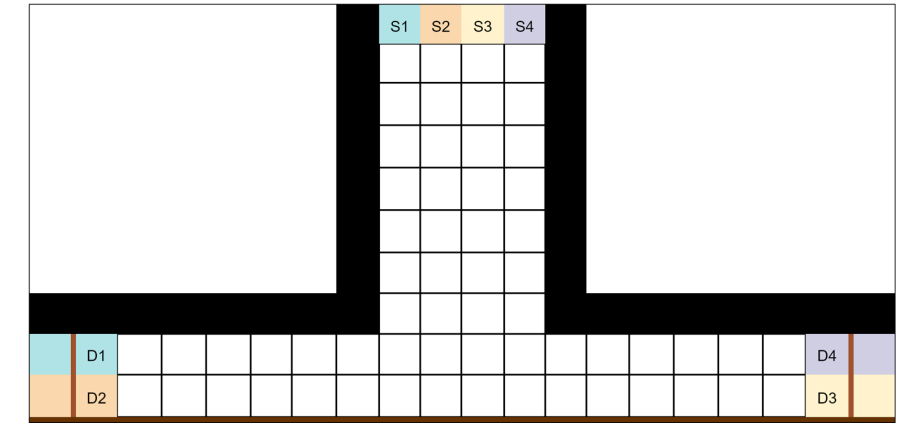
#> input picture OpenCV-testing/arena-img.png, 922 x 428 px, given in place of the camera
$ python hsv_range_finder.py
#> lines starting #> are read from the running program, lines starting #| are printed output that depends on the picture; after the words box and inside, x2 and y2 are one past the last pixel; in counts of white or black regions, pixels touching at a corner belong together
import cv2
import json
from numpy import *
import sys


def callback(x):
    pass


cap = cv2.VideoCapture(0)
cv2.namedWindow("HSV_Trackbars")

# range of Hue= 0-179, range of Saturation and Value = 0-255
cv2.createTrackbar("L_H", "HSV_Trackbars", 0, 179, callback)
#> slider 'L_H' is set to 35
cv2.createTrackbar("L_S", "HSV_Trackbars", 0, 255, callback)
#> slider 'L_S' is set to 51
cv2.createTrackbar("L_V", "HSV_Trackbars", 0, 255, callback)
#> slider 'L_V' is set to 51
cv2.createTrackbar("U_H", "HSV_Trackbars", 179, 179, callback)
cv2.createTrackbar("U_S", "HSV_Trackbars", 255, 255, callback)
cv2.createTrackbar("U_V", "HSV_Trackbars", 255, 255, callback)

def hsv_space_detector():
    try:
        while cap.isOpened():
            ret, rgb_frame = cap.read()
#> rgb_frame is the input picture: shape (428, 922, 3); mean B, G, R 208.1, 209.5, 210.2
            hsv_frame = cv2.cvtColor(rgb_frame, cv2.COLOR_BGR2HSV)
#> hsv_frame: shape (428, 922, 3); mean H, S, V 3.6, 6.6, 211.1

            lower_hue = cv2.getTrackbarPos("L_H", "HSV_Trackbars")
            lower_saturation = cv2.getTrackbarPos("L_S", "HSV_Trackbars")
            lower_value = cv2.getTrackbarPos("L_V", "HSV_Trackbars")
            upper_hue = cv2.getTrackbarPos("U_H", "HSV_Trackbars")
            upper_saturation = cv2.getTrackbarPos("U_S", "HSV_Trackbars")
            upper_value = cv2.getTrackbarPos("U_V", "HSV_Trackbars")

            lower_range = array([lower_hue, lower_saturation, lower_value])
            upper_range = array([upper_hue, upper_saturation, upper_value])

            mask = cv2.inRange(hsv_frame, lower_range, upper_range)
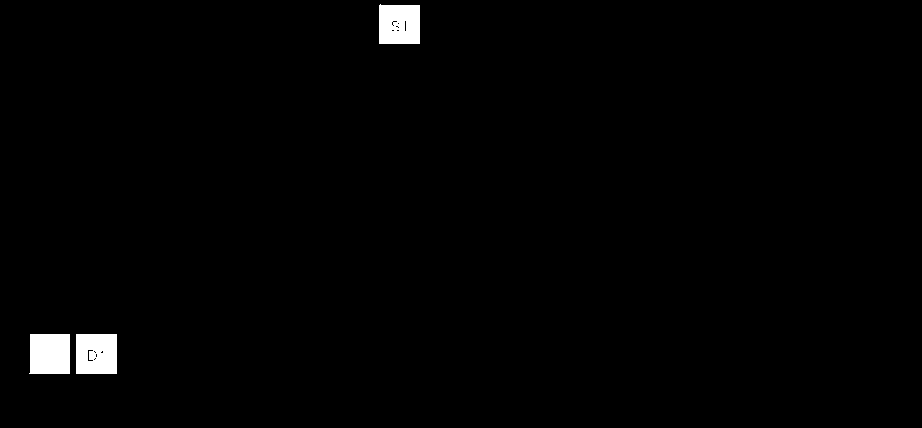
#> mask: shape (428, 922); 1.2% white; 3 white regions, box (x1, y1, x2, y2) and area: (76, 334, 117, 374) 1611, (29, 334, 70, 374) 1601, (379, 4, 420, 44) 1574
            res = cv2.bitwise_and(rgb_frame, rgb_frame, mask=mask)
            mask_3 = cv2.cvtColor(mask, cv2.COLOR_GRAY2BGR)

            stack = hstack((mask_3, rgb_frame, res))
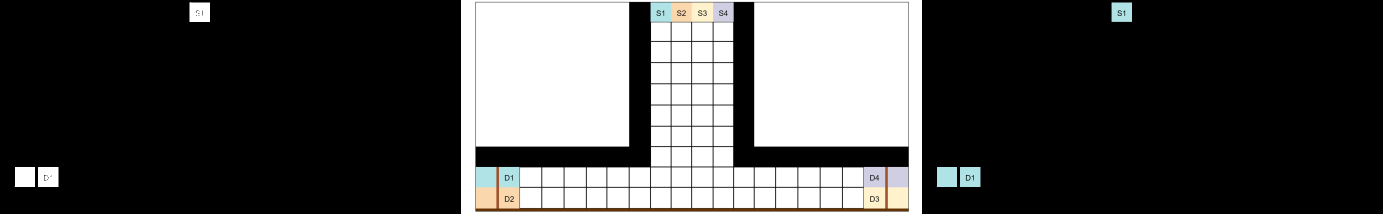
#> stack: shape (428, 2766, 3) (shown at 1/2 size); mean B, G, R 71.3, 71.8, 71.8
            cv2.imshow('Trackbars', cv2.resize(stack, None, fx=0.4, fy=0.4))
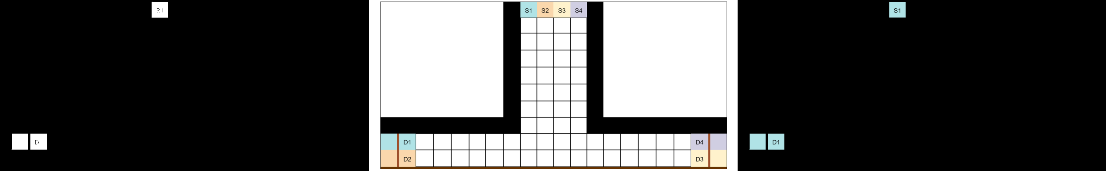
#> window 'Trackbars': shape (171, 1106, 3); mean B, G, R 71.4, 71.8, 71.9
            wait = cv2.waitKey(1) & 0xFF
#> (key Esc is pressed here)
            if wait == ord('n'):  # just exit on "n" keypress
                return False
            if wait == ord('y'): # save the HSV space in a new file on "y" keypress
                # upper_lower_array = array(
                #     [[lower_hue, lower_saturation, lower_value],
                #      [upper_hue, upper_saturation, upper_value]])
                # print(upper_lower_array)
                print("dumping the values in a json file...")
                dictionary = {
                    "lower_hue" : int(lower_hue),
                    "lower_saturation" : int(lower_saturation),
                    "lower_value" : int(lower_value),
                    "upper_hue" : int(upper_hue),
                    "upper_saturation" : int(upper_saturation),
                    "upper_value" : int(upper_value)
                }
                print(dictionary)
                json_object = json.dumps(dictionary, indent = 4)
                #file_name = "HSV_Data_Day.json"
                file_name = "HSV_Data_Night.json"
                with open(file_name, "w") as outfile:
                    outfile.write(json_object)
                return True
        cap.release()
        cv2.destroyAllWindows()
    except:
        print("Camera not working...stopping execution")
        sys.exit()

if __name__ == "__main__":
    print("Values saved!" if hsv_space_detector() else "Exiting without saving")
